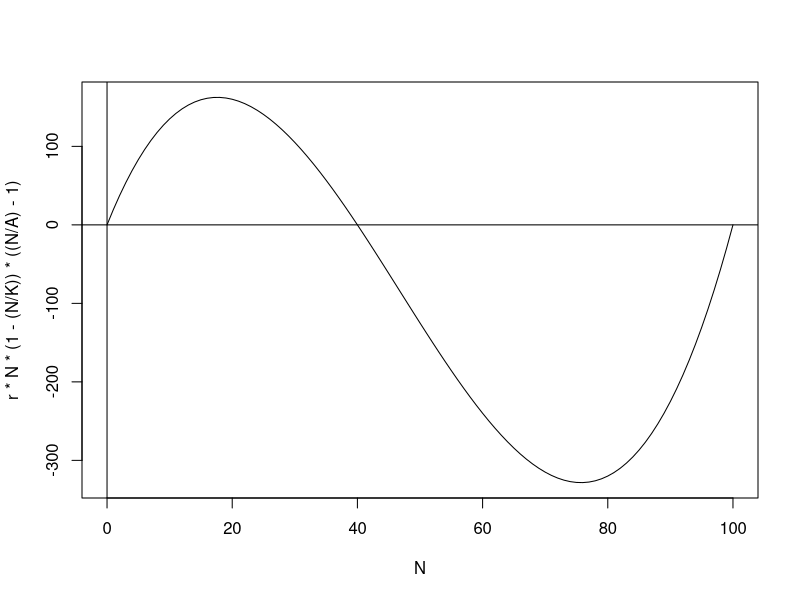
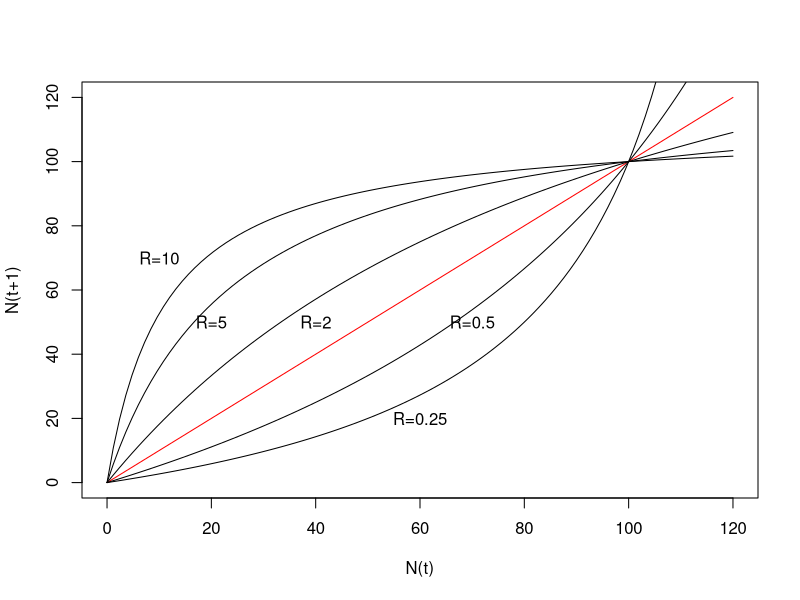
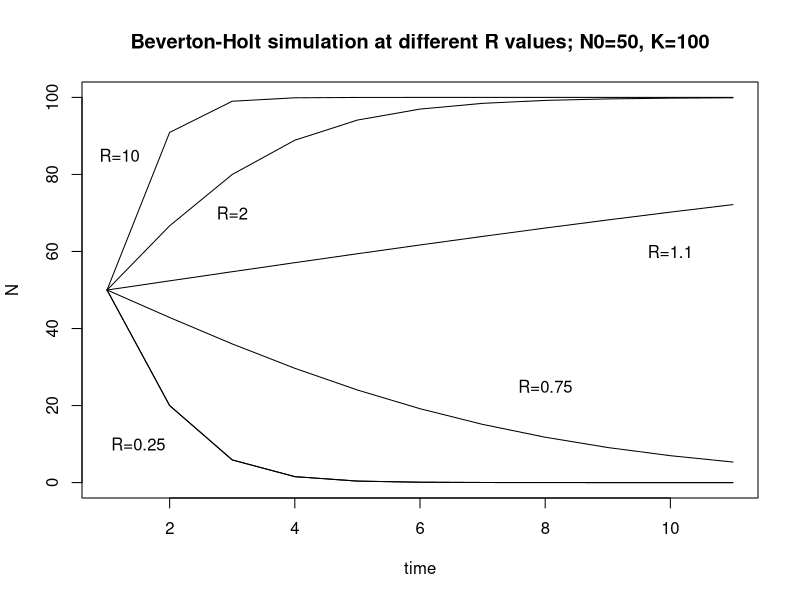
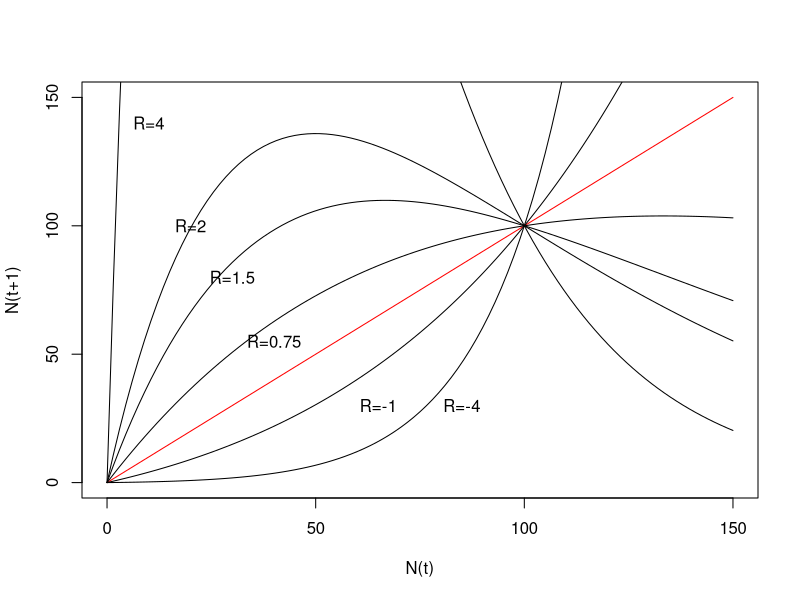
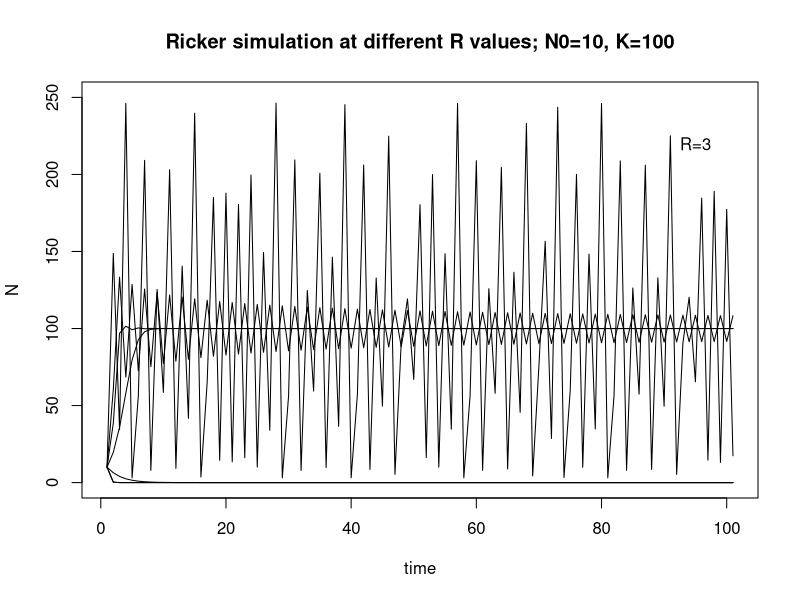
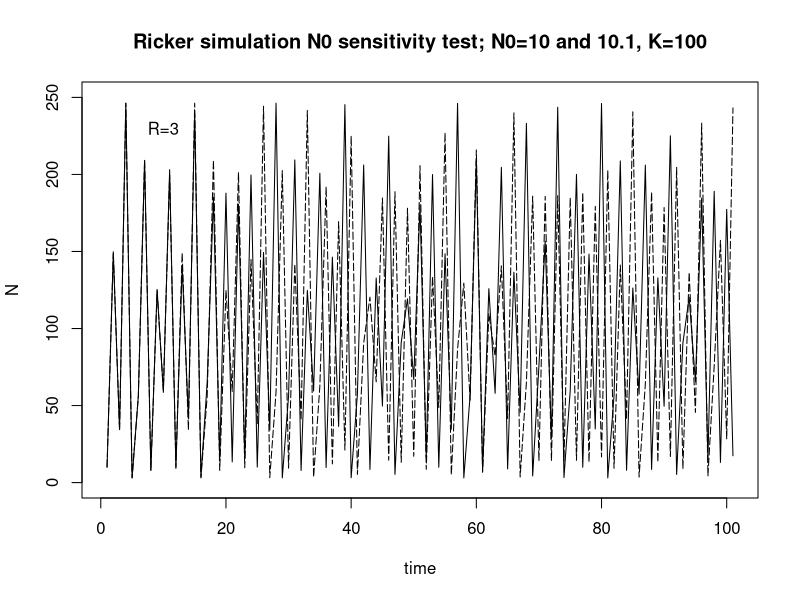
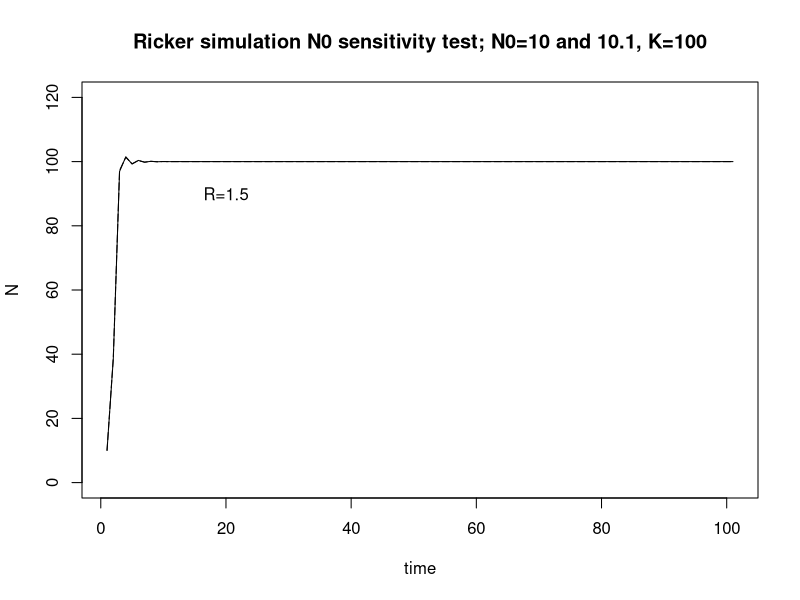

Here is the R script that generated these plots, in order:
## ---- chunk 1

A <- 40
K <- 100
r <- -20

curve(r*N*(1-(N/K))*((N/A)-1), 0, 100, xname = "N")
abline(h = 0, v = 0)

## ---- chunk 2
K <- 100
curve(1*N, 0, 120, xname = "N", xlab = "N(t)", ylab = "N(t+1)", col = "red")
x <- c(.25, .5, 2, 5, 10)
for(R in x){
  curve((R*N)/(1+((R-1)/K)*N), 0, 120, xname = "N", add = TRUE)
}
text(c(10, 20, 40, 70, 60), c(70, 50, 50, 50, 20), labels = c("R=10", "R=5", "R=2", "R=0.5", "R=0.25"))

## ---- chunk 3
BevHoltFunc <- function(N0, RR, KK, ttmax=10){
  #initialize variable to a vector of NA values
  NN <- matrix(NA, nrow = 1, ncol = ttmax+1)
  NN[1] <- N0
  out.matrix <- matrix(NA, nrow = length(RR), ncol = ttmax +1)
  
  #use a loop to iterate the model the desired number of times
  for(ii in 1:length(RR)){
    for(tt in 1:ttmax){
      NN[tt+1] <- (RR[ii]*NN[tt])/(1+((RR[ii]-1)/KK)*NN[tt])
    }
    out.matrix[ii, ] <- NN
  }
  return(out.matrix)
}

N0 <- 50
RR <- c(.25, .75, 1.1, 2, 10)
KK <- 100

output <- BevHoltFunc(N0, RR, KK)

plot(1:11, output[1, ], type = "l", main = "Beverton-Holt simulation at different R values; N0=50, K=100", xlab="time", ylab="N", ylim = c(0, 100))
for(ii in 1:length(RR)){
  lines(1:11, output[ii, ])
}
text(c(1.5, 8, 10, 3, 1.2), c(10, 25, 60, 70, 85), labels = c("R=0.25", "R=0.75", "R=1.1", "R=2", "R=10"))

## ---- chunk 4
#Ricker model
K <- 100
curve(1*N, 0, 150, xname = "N", xlab = "N(t)", ylab = "N(t+1)", col = "red")
x <- c(-4, -1, .75, 1.5, 2, 4)
for(R in x){
  curve(N*exp(R*(1-N/K)), 0, 150, xname = "N", add = TRUE)
}
text(c(10, 20, 30, 40, 65, 85), c(140, 100, 80, 55, 30, 30), labels = c("R=4", "R=2", "R=1.5", "R=0.75", "R=-1", "R=-4"))
## ---- chunk 5
RickerFunc <- function(N0, RR, KK, ttmax=100){
  #initialize variable to a vector of NA values
  NN <- matrix(NA, nrow = 1, ncol = ttmax+1)
  NN[1] <- N0
  out.matrix <- matrix(NA, nrow = length(RR), ncol = ttmax +1)
  
  #use a loop to iterate the model the desired number of times
  for(ii in 1:length(RR)){
    for(tt in 1:ttmax){
      NN[tt+1] <- NN[tt]*exp(RR[ii]*(1-NN[tt]/KK))
      }
    out.matrix[ii, ] <- NN
  }
  return(out.matrix)
}

N0 <- 10
RR <- c(-4, -.5, .75, 1.5, 2, 3)
KK <- 100

output <- RickerFunc(N0, RR, KK)

plot(1:101, output[1, ], type = "l", main = "Ricker simulation at different R values; N0=10, K=100", xlab="time", ylab="N", ylim = c(0, 250))
for(ii in 1:length(RR)){
  lines(1:101, output[ii, ])
}
text(c(95), c(220), labels = c("R=3"))
## ---- chunk 6
#R=3 chaotic? test sensitivity to N0
N0 <- 10
RR <- 3
KK <- 100

output <- RickerFunc(N0, RR, KK)

plot(1:101, output[1, ], type = "l", main = "Ricker simulation N0 sensitivity test; N0=10 and 10.1, K=100", xlab="time", ylab="N", ylim = c(0, 250))

N0 <- 10.1
RR <- 3
KK <- 100

output <- RickerFunc(N0, RR, KK)

lines(1:101, output[1, ],lty = 5)
text(c(10), c(230), labels = c("R=3"))
## ---- chunk 7
N0 <- 10
RR <- 1.5
KK <- 100

output <- RickerFunc(N0, RR, KK)

plot(1:101, output[1, ], type = "l", main = "Ricker simulation N0 sensitivity test; N0=10 and 10.1, K=100", xlab="time", ylab="N", ylim = c(0, 120))

N0 <- 10.1
RR <- 1.5
KK <- 100

output <- RickerFunc(N0, RR, KK)

lines(1:101, output[1, ],lty = 5)
text(c(20), c(90), labels = c("R=1.5"))
